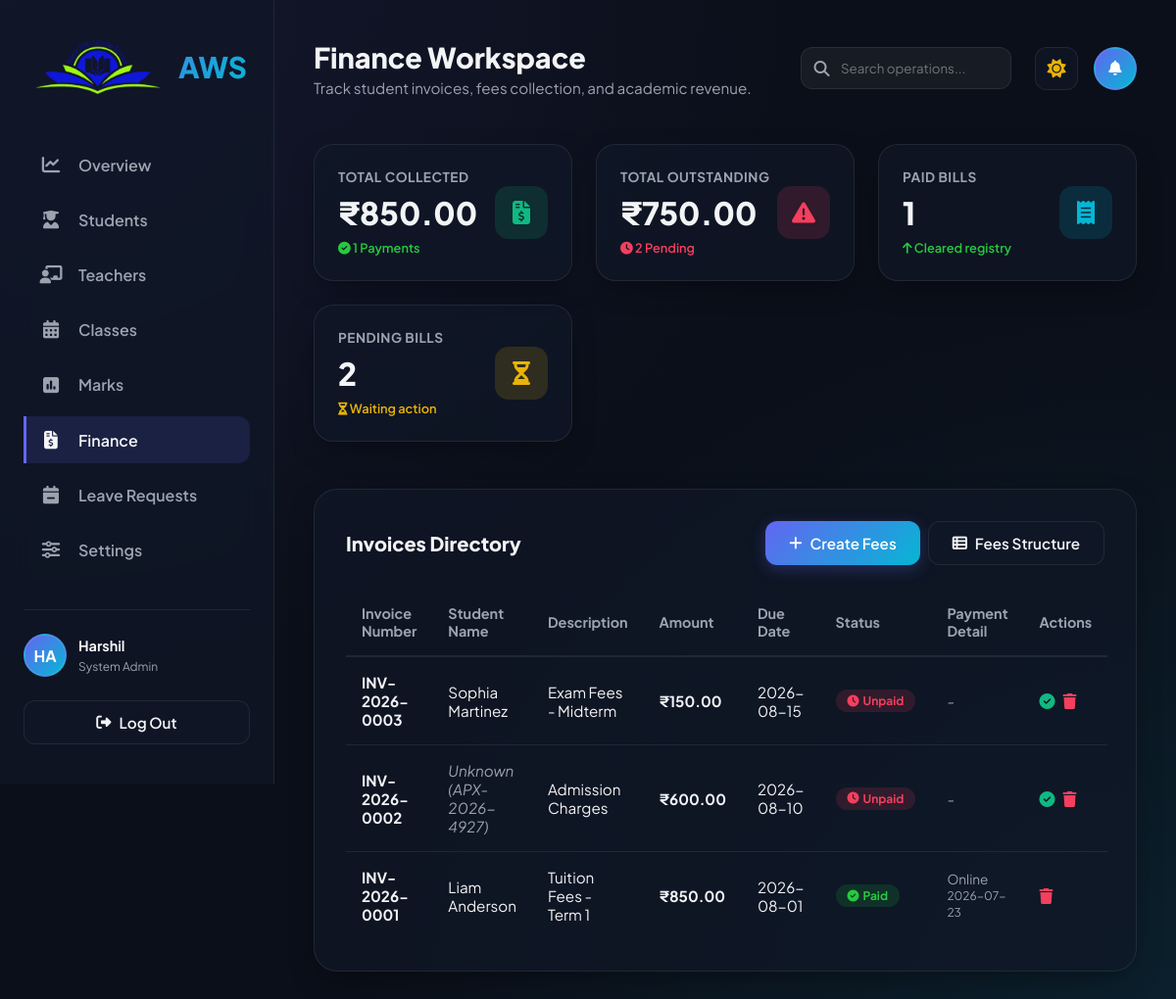
The page /cfinance.php (signed in) on the database its author committed.
### tables this page shows
CREATE TABLE `invoices` (
  `id` int(11) NOT NULL AUTO_INCREMENT,
  `invoice_number` varchar(50) NOT NULL,
  `student_id` varchar(50) NOT NULL,
  `title` varchar(100) NOT NULL,
  `amount` decimal(10,2) NOT NULL,
  `due_date` date NOT NULL,
  `status` varchar(20) NOT NULL DEFAULT 'Unpaid',
  `payment_method` varchar(50) DEFAULT NULL,
  `payment_date` date DEFAULT NULL,
  `created_at` timestamp NOT NULL DEFAULT current_timestamp(),
  PRIMARY KEY (`id`),
  UNIQUE KEY `invoice_number` (`invoice_number`)
);

CREATE TABLE `students` (
  `id` int(11) NOT NULL AUTO_INCREMENT,
  `student_id` varchar(50) NOT NULL,
  `first_name` varchar(100) NOT NULL,
  `last_name` varchar(100) NOT NULL,
  `grade` varchar(50) NOT NULL,
  `dob` date NOT NULL,
  `gender` varchar(20) NOT NULL,
  `blood_group` varchar(10) NOT NULL,
  `mobile_number` varchar(20) NOT NULL,
  `email` varchar(100) NOT NULL,
  `password` varchar(255) NOT NULL DEFAULT 'student123',
  `address` text NOT NULL,
  `city` varchar(100) NOT NULL,
  `state` varchar(100) NOT NULL,
  `pin_code` varchar(20) NOT NULL,
  `nationality` varchar(100) NOT NULL,
  `religion` varchar(100) NOT NULL,
  `category` varchar(50) NOT NULL,
  `father_name` varchar(100) NOT NULL,
  `mother_name` varchar(100) NOT NULL,
  `parent_mobile` varchar(20) NOT NULL,
  `parent_email` varchar(100) NOT NULL,
  `parent_occupation` varchar(100) NOT NULL,
  `attendance` decimal(5,2) DEFAULT 100.00,
  `status` varchar(20) DEFAULT 'Active',
  `created_at` timestamp NOT NULL DEFAULT current_timestamp(),
  PRIMARY KEY (`id`),
  UNIQUE KEY `student_id` (`student_id`)
);

### cfinance.php (the view, shortened to what this page needs)
<?php
require_once 'admin_header.php';
require_once 'admin_sidebar.php';
require_once 'admin_top_panel.php';
$collected_sql = "SELECT SUM(amount) AS total FROM invoices WHERE status = 'Paid'";
$collected_res = $conn->query($collected_sql);
$collected_row = $collected_res ? $collected_res->fetch_assoc() : [];
$total_collected = number_format($collected_row['total'] ?? 0.0, 2);
$outstanding_sql = "SELECT SUM(amount) AS total FROM invoices WHERE status = 'Unpaid'";
$outstanding_res = $conn->query($outstanding_sql);
$outstanding_row = $outstanding_res ? $outstanding_res->fetch_assoc() : [];
$total_outstanding = number_format($outstanding_row['total'] ?? 0.0, 2);
$paid_count_sql = "SELECT COUNT(*) AS count FROM invoices WHERE status = 'Paid'";
$paid_count_res = $conn->query($paid_count_sql);
$paid_count_row = $paid_count_res ? $paid_count_res->fetch_assoc() : [];
$paid_count = $paid_count_row['count'] ?? 0;
$unpaid_count_sql = "SELECT COUNT(*) AS count FROM invoices WHERE status = 'Unpaid'";
$unpaid_count_res = $conn->query($unpaid_count_sql);
$unpaid_count_row = $unpaid_count_res ? $unpaid_count_res->fetch_assoc() : [];
$unpaid_count = $unpaid_count_row['count'] ?? 0;
?>
<div id="finance-section" style="display: block;">
    <div class="dash-grid" id="finance-stats-grid">
        <div class="dash-card">
            <div class="dash-card-info">
                <h4>Total Collected</h4>
                <h3 id="stat-total-collected">₹<?php echo $total_collected; ?></h3>
                <span class="dash-card-trend trend-up"><i class="fa-solid fa-circle-check"></i> <?php echo $paid_count; ?> Payments</span>
            </div>
            <div class="dash-card-icon" style="color: #10b981; background: rgba(16, 185, 129, 0.15);">
                <i class="fa-solid fa-file-invoice-dollar"></i>
            </div>
        </div>
        <div class="dash-card">
            <div class="dash-card-info">
                <h4>Total Outstanding</h4>
                <h3 id="stat-total-outstanding">₹<?php echo $total_outstanding; ?></h3>
                <span class="dash-card-trend trend-down" style="color: var(--accent);"><i class="fa-solid fa-clock"></i> <?php echo $unpaid_count; ?> Pending</span>
            </div>
            <div class="dash-card-icon" style="color: var(--accent); background: rgba(244, 63, 94, 0.15);">
                <i class="fa-solid fa-triangle-exclamation"></i>
            </div>
        </div>
        <div class="dash-card">
            <div class="dash-card-info">
                <h4>Paid Bills</h4>
                <h3 id="stat-paid-count"><?php echo $paid_count; ?></h3>
                <span class="dash-card-trend trend-up"><i class="fa-solid fa-arrow-up"></i> Cleared registry</span>
            </div>
            <div class="dash-card-icon" style="color: var(--secondary); background: rgba(6, 182, 212, 0.15);">
                <i class="fa-solid fa-receipt"></i>
            </div>
        </div>
        <div class="dash-card">
            <div class="dash-card-info">
                <h4>Pending Bills</h4>
                <h3 id="stat-unpaid-count"><?php echo $unpaid_count; ?></h3>
                <span class="dash-card-trend trend-down" style="color: #eab308;"><i class="fa-solid fa-hourglass-half"></i> Waiting action</span>
            </div>
            <div class="dash-card-icon" style="color: #eab308; background: rgba(234, 179, 8, 0.15);">
                <i class="fa-solid fa-hourglass-half"></i>
            </div>
        </div>
    </div>
    <div class="table-container">
        <div class="table-header-row">
            <h4>Invoices Directory</h4>
            <div style="display: flex; gap: 0.5rem;">
                <button class="btn btn-primary" id="collect-fee-btn">
                    <i class="fa-solid fa-plus"></i> Create Fees
                </button>
                <button class="btn btn-secondary" id="fees-structure-btn" style="background: var(--card-bg); border: 1px solid var(--card-border); color: var(--text-main);">
                    <i class="fa-solid fa-table-list"></i> Fees Structure
                </button>
            </div>
        </div>
        <table class="students-table">
            <thead>
                <tr>
                    <th>Invoice Number</th>
                    <th>Student Name</th>
                    <th>Description</th>
                    <th>Amount</th>
                    <th>Due Date</th>
                    <th>Status</th>
                    <th>Payment Detail</th>
                    <th>Actions</th>
                </tr>
            </thead>
            <tbody id="invoices-table-body">
                <?php
                $sql_i_select = "SELECT i.*, s.first_name, s.last_name FROM `invoices` i LEFT JOIN `students` s ON i.student_id = s.student_id ORDER BY i.id DESC";
                $res_i = $conn->query($sql_i_select);
                if ($res_i && $res_i->num_rows > 0) {
                    while ($row_i = $res_i->fetch_assoc()) {
                        $invNo = htmlspecialchars($row_i['invoice_number']);
                        $invTitle = htmlspecialchars($row_i['title']);
                        $invAmount = number_format($row_i['amount'], 2);
                        $invDueDate = htmlspecialchars($row_i['due_date']);
                        $invStatus = htmlspecialchars($row_i['status']);
                        $invMethod = htmlspecialchars($row_i['payment_method'] ?? '');
                        $invDate = htmlspecialchars($row_i['payment_date'] ?? '');
                        if (!empty($row_i['first_name'])) {
                            $sName = htmlspecialchars($row_i['first_name'] . ' ' . $row_i['last_name']);
                        } else {
                            $stdVal = htmlspecialchars($row_i['student_id']);
                            $sName = (strpos($stdVal, 'APX-') === 0)
                                ? '<span style="color: var(--text-muted); font-style: italic;">Unknown ('.$stdVal.')</span>'
                                : 'Standard ' . $stdVal;
                        }
                        if (strtolower($invStatus) === 'paid') {
                            $statusBadge = '<span class="status-badge status-active"><i class="fa-solid fa-circle-check"></i> Paid</span>';
                            $payDetail = '<div style="font-size: 0.85rem; color: var(--text-muted); line-height: 1.2;">' . $invMethod . '<br><span style="font-size: 0.75rem;">' . $invDate . '</span></div>';
                            $actionBtn = '';
                        } else {
                            $statusBadge = '<span class="status-badge status-pending" style="background: rgba(244,63,94,0.15); color: var(--accent);"><i class="fa-solid fa-clock"></i> Unpaid</span>';
                            $payDetail = '<span style="color: var(--text-muted); font-style: italic;">-</span>';
                            $actionBtn = '<button class="action-icon-btn pay-invoice-btn" data-id="' . $invNo . '" title="Mark as Paid" style="color: #10b981;"><i class="fa-solid fa-circle-check"></i></button>';
                        }
                        echo '<tr id="irow-' . $invNo . '">';
                        echo '<td style="font-weight: 700;">' . $invNo . '</td>';
                        echo '<td>' . $sName . '</td>';
                        echo '<td>' . $invTitle . '</td>';
                        echo '<td style="font-weight: 700; color: var(--text-main);">₹' . $invAmount . '</td>';
                        echo '<td>' . $invDueDate . '</td>';
                        echo '<td>' . $statusBadge . '</td>';
                        echo '<td>' . $payDetail . '</td>';
                        echo '<td>';
                        echo $actionBtn;
                        echo '<button class="action-icon-btn delete-invoice-btn" data-id="' . $invNo . '" title="Delete Invoice" style="color: var(--accent);"><i class="fa-solid fa-trash"></i></button>';
                        echo '</td>';
                        echo '</tr>';
                    }
                } else {
                    echo '<tr><td colspan="8" style="text-align: center; padding: 2rem; color: var(--text-muted);">No invoices generated in the database directory yet.</td></tr>';
                }
                ?>
            </tbody>
        </table>
    </div>
</div>
<?php
require_once 'admin_footer.php';
?>

### rows shown on the page
invoices: invoice_number "INV-2026-0003", students.first_name+last_name "Sophia Martinez", title "Exam Fees - Midterm", amount "150.00", due_date "2026-08-15", status "Unpaid" (drawn)
invoices: invoice_number "INV-2026-0002", student "APX-2026-4927", title "Admission Charges", amount "600.00", due_date "2026-08-10", status "Unpaid" (drawn)
invoices: invoice_number "INV-2026-0001", students.first_name+last_name "Liam Anderson", title "Tuition Fees - Term 1", amount "850.00", due_date "2026-08-01", status "Paid" (drawn), payment_method "Online", payment_date "2026-07-23"

### other values the page prints
$school_name "AWS"
$sidebar_admin_initials "HA"
$sidebar_admin_name "Harshil"
$sidebar_admin_role "System Admin"
$page_title "Finance Workspace"
$page_subtitle "Track student invoices, fees collection, and academic revenue."
$total_collected "850.00"
$paid_count "1"
$total_outstanding "750.00"
$unpaid_count "2"
